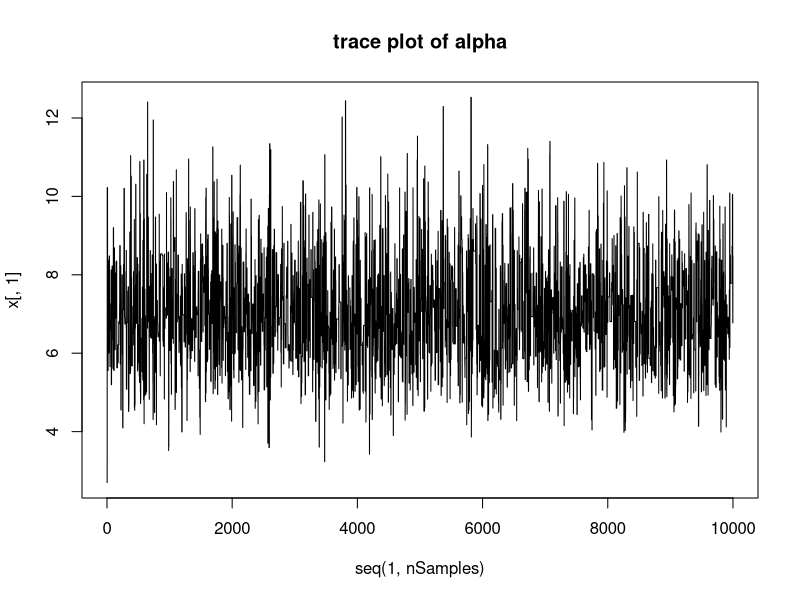
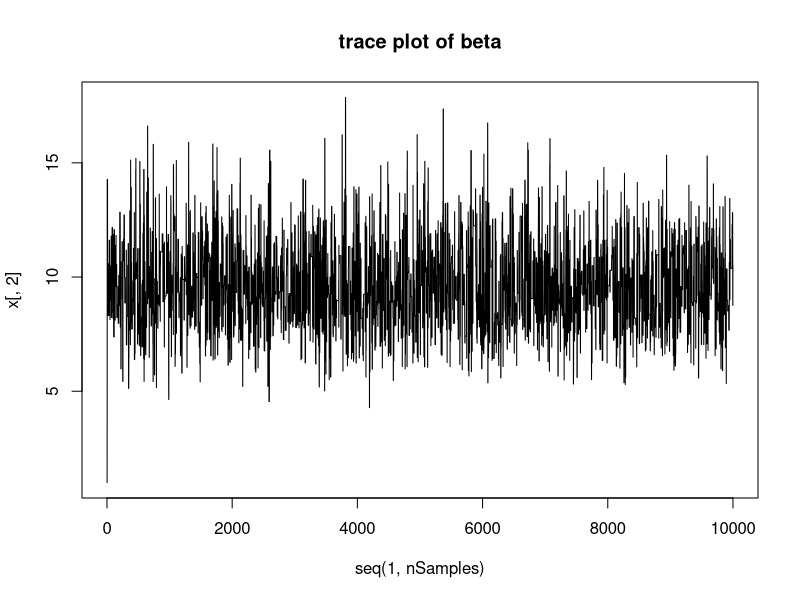
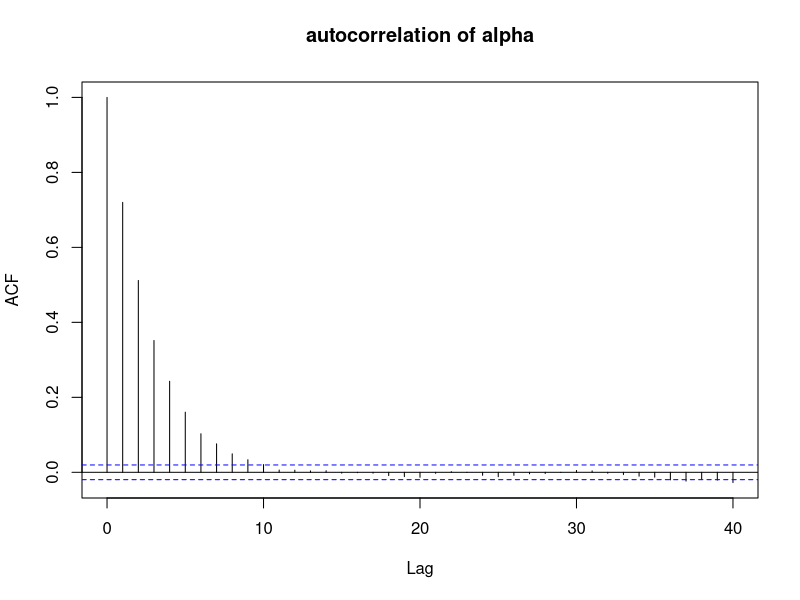
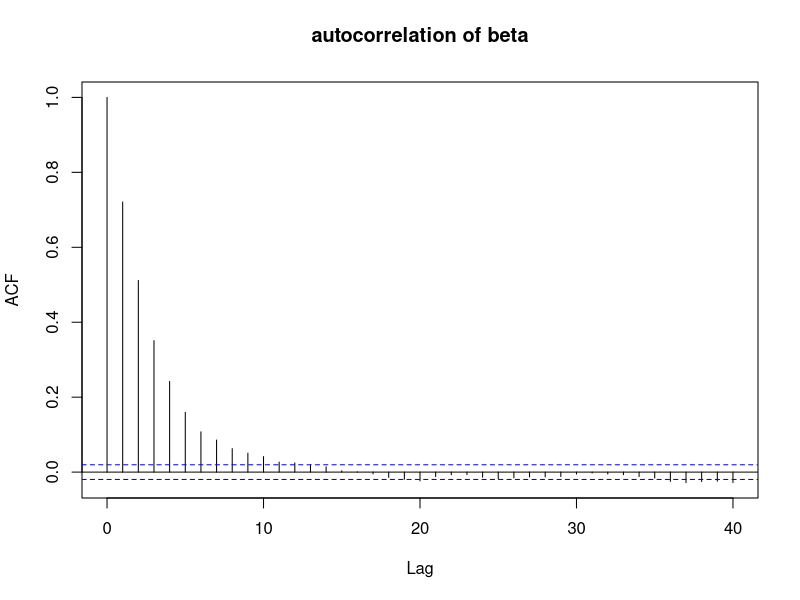
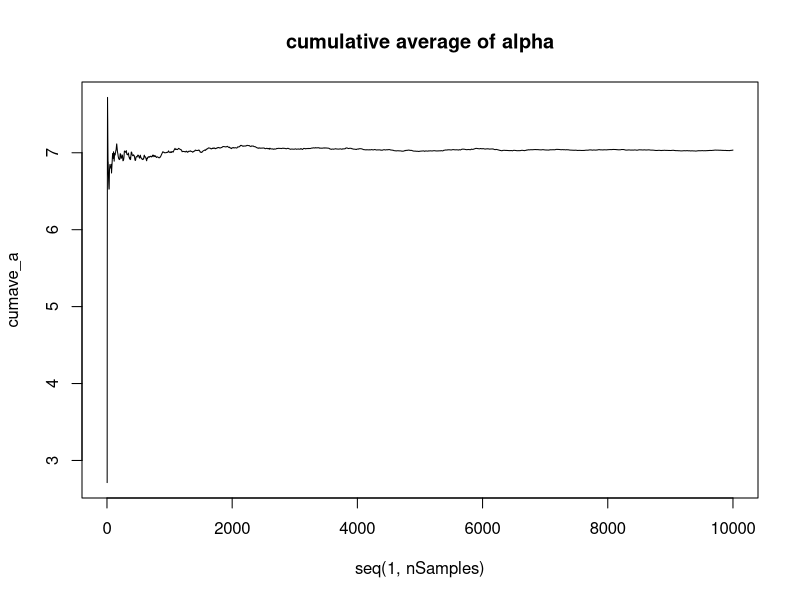
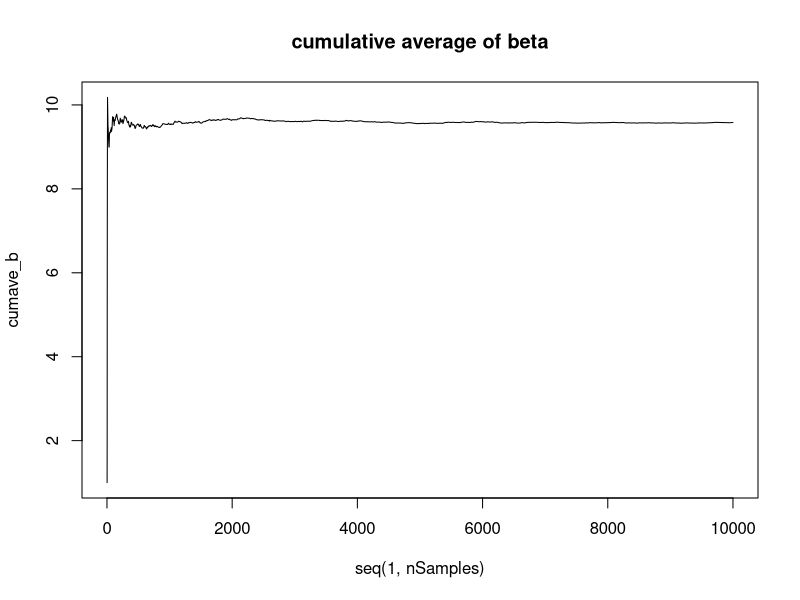

These figures' R source, in order:
# Haibo Jin
# haibo.nick.jin@gmail.com
# 014343698
##################################################################
# generate data
alpha <- 7; beta <- 9; nY <- 50
set.seed( 100 )
y <- rgamma( nY, alpha, beta)

# unnormalized posterior distribution
target <- function( a, b, lambda, y) {
  - lambda * ( a + b ) + length(y) * a * log( b ) - 
    length( y ) * lgamma( a ) + ( a - 1 ) * sum( log( y ) ) - 
    b * sum( y )  
}

# proposal distribution
proposal <- function( a, b, lambda, y) {
  log( dgamma(b, length( y ) * a + 1, lambda + sum( y ) ) )
}

# sampling loops
a <- 1; Sigma <- a * 1;
nSamples <- 10000; lambda <- 0.001; nAccepted <- 0;
x <- matrix( 0, nSamples, 2 ); x[1, ] <- c(1,1);
for ( ii in seq( 2, nSamples ) ) {
  x[ii, 1] <- rnorm( 1, x[ ii - 1, 1], Sigma) 
  x[ii, 2] <- rgamma( 1, length(y)*exp(x[ii,1])+1, lambda+sum(y))
  r <- exp( target( exp(x[ii, 1]), x[ii, 2], lambda, y) - 
              target( exp(x[ii - 1, 1]), x[ii - 1, 2], lambda, y) +
              proposal( exp(x[ii - 1, 1]), x[ii - 1, 2], lambda, y ) - 
              proposal( exp(x[ii, 1]), x[ii, 2], lambda, y ) )
  if ( runif( 1 ) > r ) {
    x[ii, ] <- x[ii - 1, ]
  } else {
    nAccepted <- nAccepted + 1
  }
}
# transform phi to alpha
x[,1] <- exp(x[,1])
# acceptance rate
nAccepted / nSamples
# trace plot
plot( seq(1, nSamples), x[ , 1], "l", main = "trace plot of alpha")
plot( seq(1, nSamples), x[ , 2], "l", main = "trace plot of beta" )
# summary statistics
summary(x)
# standard error of alpha
sd( x[,1] ) / sqrt( nSamples )
# standard error of beta
sd( x[,2] ) / sqrt( nSamples )
# autocorrelation
acf(x[,1], main = "autocorrelation of alpha")
acf(x[,2], main = "autocorrelation of beta")
# cumulative average plot of alpha
cumsum_a <- cumsum(x[,1])
cumave_a <- cumsum_a / seq(1, nSamples)
plot(seq(1, nSamples), cumave_a, "l", main = "cumulative average of alpha")
# cumulative average plot of beta
cumsum_b <- cumsum(x[,2])
cumave_b <- cumsum_b / seq(1, nSamples)
plot(seq(1, nSamples), cumave_b, "l", main = "cumulative average of beta")
